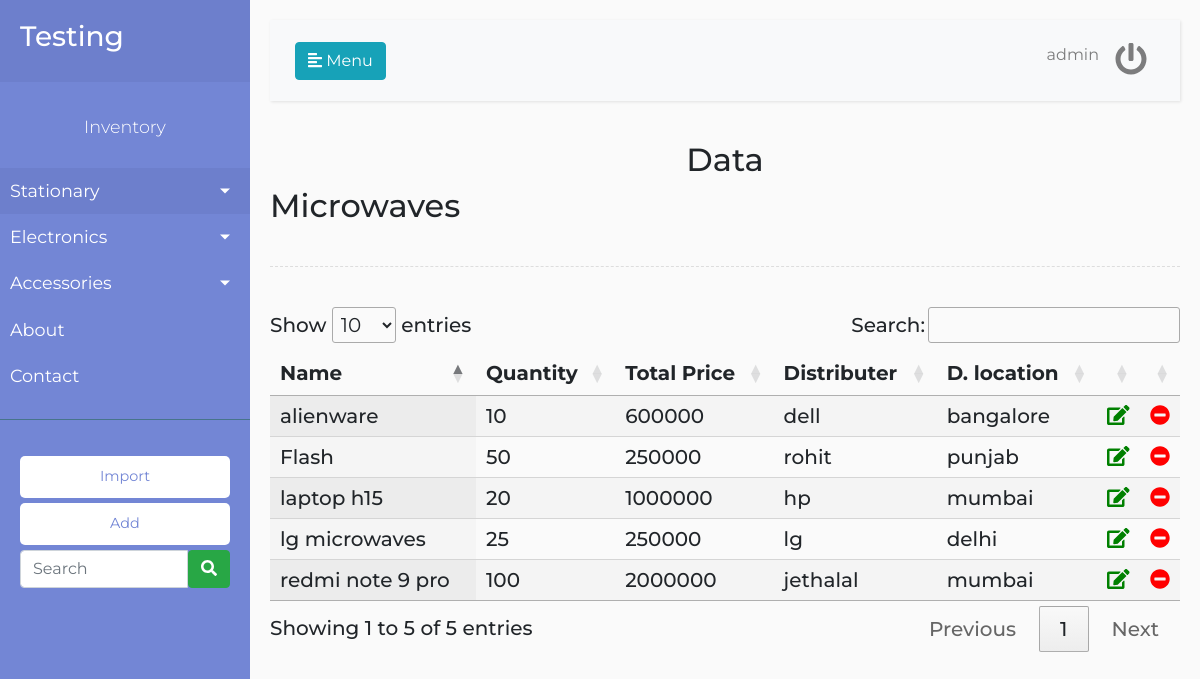
The app's page /electronics/Microwaves (signed in) with its own data.
### web/models.py (models this page shows, shortened)
class InData(models.Model):
    category = models.CharField(max_length=50, blank=True)
    name = models.CharField(max_length=50)
    priceperpiece = models.CharField(max_length=50)
    totalprice = models.CharField(max_length=50, blank=True)
    qty = models.CharField(max_length=50)
    dname = models.CharField(max_length=50)
    dloc = models.CharField(max_length=50)
    created_at = models.DateTimeField(auto_now_add=True, null=True)
    updated_at = models.DateTimeField(auto_now=True)

### web/views.py (the view)
# urls.py: path('electronics/<str:option>', views.electronics),
def electronics(request, option):
    if request.user.is_anonymous:
        return redirect('/')
    username=request.user.username
    data = InData.objects.filter(category='ele')
    if option =="Mobiles":
        context  ={"choice":option, "data": data, "username": username}
    elif option =="Microwaves":
        context  ={"choice":option, "data": data, "username": username}
    elif option =="Laptops":
        context  ={"":option, "data": data, "username": username}
    elif option =="Desktops":
        context  ={"choice":option, "data": data, "username": username}
    else:
        context = {"choice": "Coming Soon", "data": data, "username": username}
    return render(request,'home.html',context)

### templates/home.html (shortened to what this page needs)
{% extends "base.html" %}
{% block homeheading %} Data{% endblock %}
{% block heading %} {{choice}}{% endblock %}
{% block datatable %}
    <table id="results" class="display" style="width:100%">
        <thead>
            <tr>
                <th>Name</th>
                <th>Quantity</th>
                <th>Total Price</th>
                <th>Distributer</th>
                <th>D. location</th>
                <th></th>
                <th></th>
            </tr>
        </thead>
        <tbody>
            {% for value in data %}
                <tr>
                    <td>{{value.name}}</td>
                    <td>{{value.qty}}</td>
                    <td>{{value.totalprice}}</td>
                    <td>{{value.dname}}</td>
                    <td>{{value.dloc}}</td>
                    <td><i class="fas fa-edit" style="color:green"></i></td>
                    <td><a href="/delete/{{value.name}}"><i class="fas fa-minus-circle" style="color:red"></i></td>
                </tr>
            {% endfor %}
        </tbody>
    </table>
{% endblock %}

### templates/base.html (shortened to what this page needs)
{% load static %}
<!DOCTYPE html>
<html lang="en">
    <head>
        <link rel="stylesheet" href="https://stackpath.bootstrapcdn.com/bootstrap/4.5.2/css/bootstrap.min.css">
        <link rel="stylesheet" href="https://cdn.datatables.net/1.10.22/css/jquery.dataTables.min.css">
        <link rel="stylesheet" href="https://cdn.datatables.net/buttons/1.6.4/css/buttons.dataTables.min.css">
        <link href="{% static 'style.css' %}" rel="stylesheet" />
    </head>
    <body>
        <div class="wrapper">
            <nav id="sidebar">
                <div class="sidebar-header">
                    <h3><a href="/home">Testing</a></h3>
                </div>
                <ul class="list-unstyled components">
                    <p class="text-center">Inventory</p>
                    <li class="active">
                        <a href="#homeSubmenu" data-toggle="collapse" aria-expanded="false" class="dropdown-toggle">Stationary</a>
                    </li>
                    <li>
                        <a href="#electronics" data-toggle="collapse" aria-expanded="false" class="dropdown-toggle">Electronics</a>
                    </li>
                    <li>
                        <a href="#accessories" data-toggle="collapse" aria-expanded="false" class="dropdown-toggle">Accessories</a>
                    </li>
                    <li>
                        <a href="/about">About</a>
                    </li>
                    <li>
                        <a href="/contact">Contact</a>
                    </li>
                </ul>
                <ul class="list-unstyled CTAs">
                    <li>
                        <a href="https://bootstrapious.com/tutorial/files/sidebar.zip" class="download">Import</a>
                    </li>
                    <li>
                        <a href="/add" class="download">Add </a>
                    </li>
                    <li>
                        <form class="navbar-form" role="search">
                            <div class="input-group add-on">
                            <input class="form-control" placeholder="Search" name="srch-term" id="srch-term" type="text">
                            <div class="input-group-btn">
                                <button class="btn btn-success" type="submit" ><i class="fas fa-search" ></i></button>
                            </div>
                            </div>
                        </form>
                    </li>
                </ul>
            </nav>
            <div id="content">
                <nav class="navbar navbar-expand-lg navbar-light bg-light">
                    <div class="container-fluid">
                        <button type="button" id="sidebarCollapse" class="btn btn-info">
                            <i class="fas fa-align-left"></i>
                            <span>Menu</span>
                        </button>
                        <div class="collapse navbar-collapse" id="navbarSupportedContent">
                            <ul class="nav navbar-nav ml-auto">
                                <li class="nav-item">
                                    <a class="nav-link">{{username}}</a>
                                </li>
                                <li class="nav-item">
                                    <a class="nav-link" href="/logout"><i class="fas fa-power-off fa-2x"></i></a>
                                </li>
                            </ul>
                        </div>
                    </div>
                </nav>
                <h2 class="text-center"> {% block homeheading %} {% endblock %} </h2>
                <h2> {% block heading %} {% endblock %} </h2>
                <div class="line"></div>
                <h5>{% block datatable %} {% endblock %}</h5>
            </div>
        </div>
    </body>
</html>

### static/style.css (style rules this page uses)
body { font-family: 'Montserrat', sans-serif; background: #fafafa; }
p { font-size: 1.1em; font-weight: 300; line-height: 1.7em; color: #999; }
a, a:hover, a:focus { color: inherit; text-decoration: none; transition: all 0.3s; }
.navbar { padding: 15px 10px; background: #fff; border: none; border-radius: 0; margin-bottom: 40px; box-shadow: 1px 1px 3px rgba(0, 0, 0, 0.1); }
.line { width: 100%; height: 1px; border-bottom: 1px dashed #ddd; margin: 40px 0; }
.wrapper { display: flex; width: 100%; align-items: stretch; }
#sidebar { min-width: 250px; max-width: 250px; background: #7386D5; color: #fff; transition: all 0.3s; }
#sidebar .sidebar-header { padding: 20px; background: #6d7fcc; }
#sidebar ul.components { padding: 20px 0; border-bottom: 1px solid #47748b; }
#sidebar ul p { color: #fff; padding: 10px; }
#sidebar ul li a { padding: 10px; font-size: 1.1em; display: block; }
#sidebar ul li.active>a, a[aria-expanded="true"] { color: #fff; background: #6d7fcc; }
a[data-toggle="collapse"] { position: relative; }
.dropdown-toggle::after { display: block; position: absolute; top: 50%; right: 20px; transform: translateY(-50%); }
ul.CTAs { padding: 20px; }
ul.CTAs a { text-align: center; font-size: 0.9em !important; display: block; border-radius: 5px; margin-bottom: 5px; }
a.download { background: #fff; color: #7386D5; }
#content { width: 100%; padding: 20px; min-height: 100vh; transition: all 0.3s; }

### records on screen
InData: name "Flash", qty "50", totalprice "250000", dname "rohit", dloc "punjab"
InData: name "redmi note 9 pro", qty "100", totalprice "2000000", dname "jethalal", dloc "mumbai"
InData: name "laptop h15", qty "20", totalprice "1000000", dname "hp", dloc "mumbai"
InData: name "lg microwaves", qty "25", totalprice "250000", dname "lg", dloc "delhi"
InData: name "alienware", qty "10", totalprice "600000", dname "dell", dloc "bangalore"

### other values on screen
{{ username }} "admin"
{{ choice }} "Microwaves"
